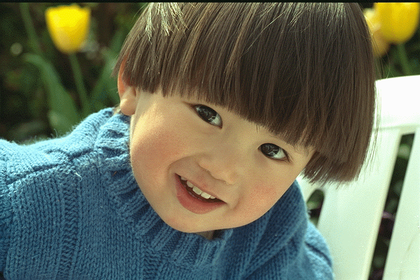
%> input picture excersiecs/vajihe7/21/boy.png, 420 x 280 px, shrunk from 768 x 512 before the run
$ octave 'gray benchmark.m'   (GNU Octave 9; MATLAB toolbox functions it lacks are replaced by stand-ins)
%> lines starting %> are read from the running program, lines starting %| are printed output that depends on the picture
clc;
clear all;
close all;

image=imread("D:/image-processing-class/benchmark/boy.png");
%> image is the input picture: size 280x420x3 uint8; mean R, G, B 102.9, 109.1, 90.8
subplot(1,2,1),imshow(image),title('Orginal');

R = image(:, :, 1);
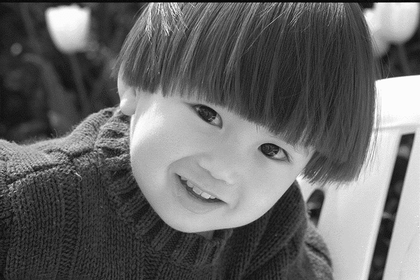
%> R: size 280x420 uint8; min 0, max 255, mean 102.9
G = image(:, :, 2);
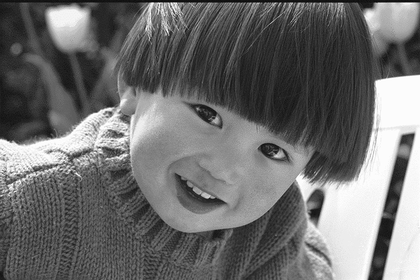
%> G: size 280x420 uint8; min 5, max 255, mean 109.1
B = image(:, :, 3);
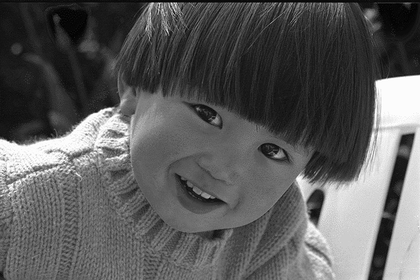
%> B: size 280x420 uint8; min 0, max 255, mean 90.8
[a,b,c] = size(image);
%> a = 280; b = 420; c = 3

gryimage = zeros(a, b, 'uint8');

for x=1:a
   for y=1:b

       gryimage(x,y) = (R(x,y)*.29)+(G(x,y)*.59)+(B(x,y)*.11);
   end
end
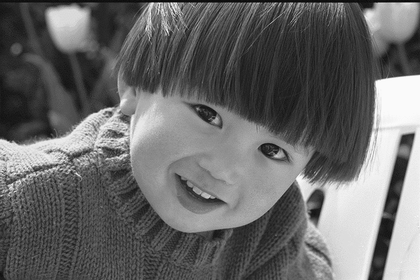
%> gryimage: size 280x420 uint8; min 3, max 252, mean 104.2

subplot(1,2,2),imshow(gryimage),title('rgb2gray');
